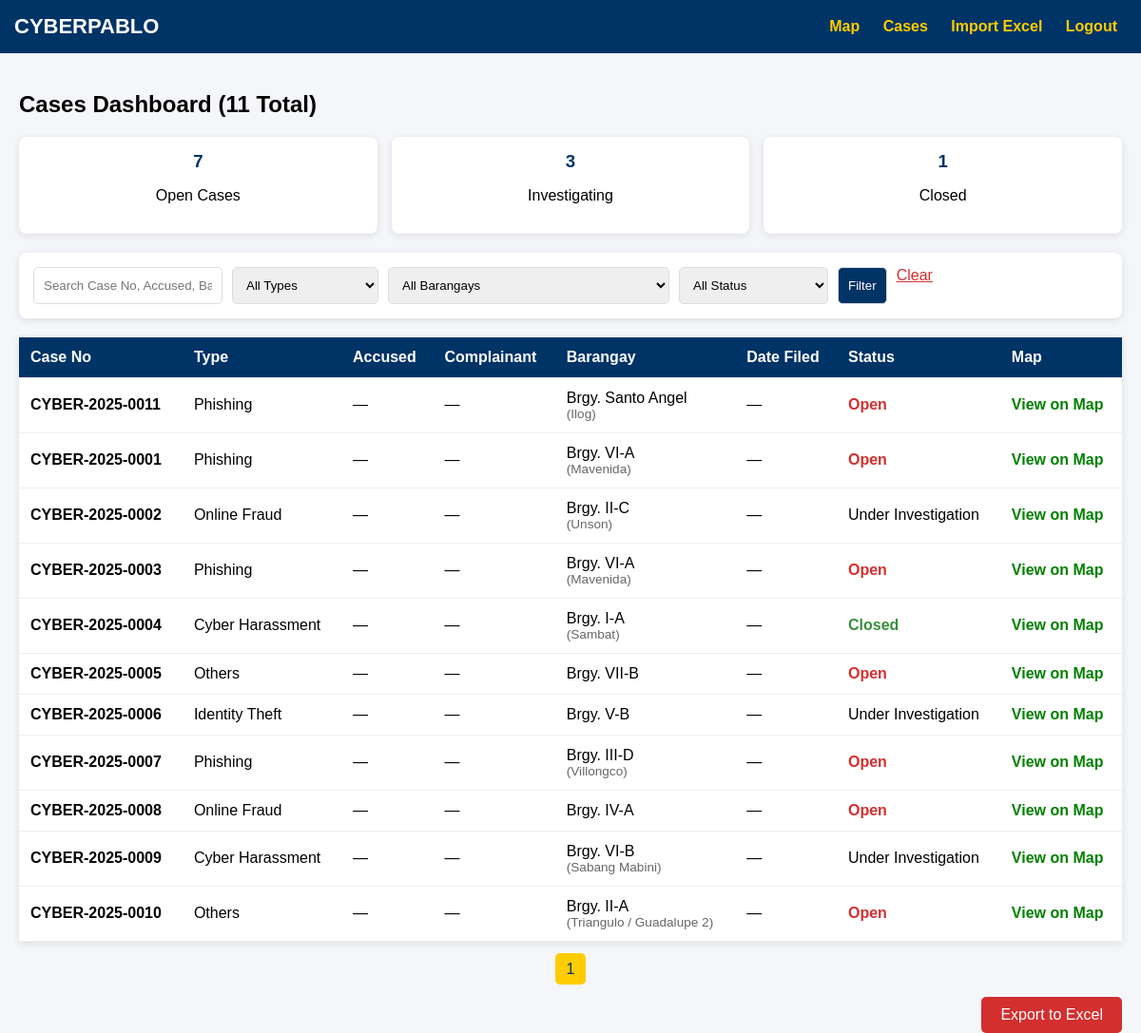
/pages/cases.php (signed in), run on the app's committed database.
### tables this page shows
CREATE TABLE `incidents` (
  `id` int(11) NOT NULL,
  `case_no` varchar(30) NOT NULL,
  `incident_type` enum('Phishing','Online Fraud','Identity Theft','Cyber Harassment','Others') NOT NULL,
  `barangay` varchar(50) NOT NULL,
  `lat` decimal(9,6) NOT NULL,
  `lng` decimal(9,6) NOT NULL,
  `incident_date` date NOT NULL,
  `modus_operandi` text DEFAULT NULL,
  `hashed_victim_id` varchar(64) DEFAULT NULL,
  `status` enum('Open','Under Investigation','Closed') DEFAULT 'Open',
  `created_at` datetime DEFAULT current_timestamp(),
  `updated_at` datetime DEFAULT current_timestamp() ON UPDATE current_timestamp(),
  `branch` varchar(100) DEFAULT NULL,
  `accused` text DEFAULT NULL,
  `accused_address` text DEFAULT NULL,
  `accused_contact` varchar(20) DEFAULT NULL,
  `complainant` text DEFAULT NULL,
  `complainant_address` text DEFAULT NULL,
  `complainant_contact` varchar(20) DEFAULT NULL,
  `nps_docket` varchar(50) DEFAULT NULL,
  `offense_crime` varchar(255) DEFAULT NULL,
  `date_committed` datetime DEFAULT NULL,
  `date_filed` date DEFAULT NULL,
  `bail_recommended` decimal(12,2) DEFAULT NULL,
  `prosecutor` varchar(100) DEFAULT NULL,
  `received_by` varchar(100) DEFAULT NULL,
  `received_date` datetime DEFAULT NULL,
  `returned_to` varchar(100) DEFAULT NULL,
  `returned_date` datetime DEFAULT NULL
);

CREATE TABLE `barangays` (
  `id` int(11) NOT NULL,
  `official_name` varchar(100) NOT NULL,
  `alt_name` varchar(100) DEFAULT NULL,
  `lat` decimal(9,6) NOT NULL,
  `lng` decimal(9,6) NOT NULL
);

### pages/cases.php (the view, shortened to what this page needs)
<?php
require_once 'config/connection.php';
$search = trim($_GET['search'] ?? '');
$type = $_GET['type'] ?? '';
$barangay = $_GET['barangay'] ?? '';
$status = $_GET['status'] ?? '';
$page = max(1, (int)($_GET['page'] ?? 1));
$limit = 25;
$offset = ($page - 1) * $limit;
$sql = "SELECT i.*, b.lat, b.lng, b.official_name, b.alt_name
        FROM incidents i
        LEFT JOIN barangays b ON (
            i.barangay = b.official_name OR
            i.barangay = b.alt_name OR
            i.barangay = REPLACE(b.official_name, 'Brgy. ', '') OR
            i.barangay = REPLACE(b.alt_name, 'Brgy. ', '')
        )
        WHERE 1=1";
$params = []; $types = "";
$count_sql = preg_replace('/SELECT i\.\*, b\.lat, b\.lng, b\.official_name, b\.alt_name/', 'SELECT COUNT(*)', $sql);
$count_stmt = $conn->prepare($count_sql);
$count_stmt->execute();
$total = $count_stmt->get_result()->fetch_row()[0];
$pages = ceil($total / $limit);
$sql .= " ORDER BY i.incident_date DESC LIMIT ? OFFSET ?";
$params[] = $limit; $params[] = $offset; $types .= "ii";
$stmt = $conn->prepare($sql);
$stmt->bind_param($types, ...$params);
$stmt->execute();
$result = $stmt->get_result();
?>
<!DOCTYPE html>
<html>
<head>
    <link rel="stylesheet" href="https://unpkg.com/leaflet@1.9.4/dist/leaflet.css" />
</head>
<body>
    <div class="header">
        <h1>CYBERPABLO</h1>
        <div class="nav">
            <a href="dashboard.php">Map</a>
            <a href="cases.php">Cases</a>
            <?php if ($_SESSION['role'] === 'admin'): ?>
                <a href="import_excel.php">Import Excel</a>
            <?php endif; ?>
            <a href="logout.php">Logout</a>
        </div>
    </div>
    <div class="container">
        <h2>Cases Dashboard (<?= $total ?> Total)</h2>
        <div class="stats">
            <div class="stat-box">
                <h3><?= $conn->query("SELECT COUNT(*) FROM incidents WHERE status='Open'")->fetch_row()[0] ?></h3>
                <p>Open Cases</p>
            </div>
            <div class="stat-box">
                <h3><?= $conn->query("SELECT COUNT(*) FROM incidents WHERE status='Under Investigation'")->fetch_row()[0] ?></h3>
                <p>Investigating</p>
            </div>
            <div class="stat-box">
                <h3><?= $conn->query("SELECT COUNT(*) FROM incidents WHERE status='Closed'")->fetch_row()[0] ?></h3>
                <p>Closed</p>
            </div>
        </div>
        <div class="filters">
            <form method="GET" style="display: flex; gap: 10px; flex: 1;">
                <input type="text" name="search" placeholder="Search Case No, Accused, Barangay..." value="<?= htmlspecialchars($search) ?>">
                <select name="type">
                    <option value="">All Types</option>
                </select>
                <select name="barangay">
                    <option value="">All Barangays</option>
                </select>
                <select name="status">
                    <option value="">All Status</option>
                </select>
                <button type="submit">Filter</button>
                <a href="cases.php" style="color:#d32f2f;">Clear</a>
            </form>
        </div>
        <table>
            <tr>
                <th>Case No</th>
                <th>Type</th>
                <th>Accused</th>
                <th>Complainant</th>
                <th>Barangay</th>
                <th>Date Filed</th>
                <th>Status</th>
                <th>Map</th>
            </tr>
            <?php while ($row = $result->fetch_assoc()): ?>
            <tr onclick="showOnMap(<?= $row['lat'] ?? 14.0702 ?>, <?= $row['lng'] ?? 121.3256 ?>, '<?= addslashes($row['case_no']) ?>')">
                <td><strong><?= $row['case_no'] ?></strong></td>
                <td><?= $row['incident_type'] ?></td>
                <td><?= htmlspecialchars($row['accused'] ?? '—') ?></td>
                <td><?= htmlspecialchars($row['complainant'] ?? '—') ?></td>
                <td>
                    <?= htmlspecialchars($row['official_name'] ?? $row['barangay']) ?>
                    <?php if ($row['alt_name'] && $row['official_name']): ?>
                        <div class="alt-name">(<?= $row['alt_name'] ?>)</div>
                    <?php endif; ?>
                </td>
                <td><?= $row['date_filed'] ? date('M d, Y', strtotime($row['date_filed'])) : '—' ?></td>
                <td>
                    <span class="status-<?= strtolower(str_replace(' ', '-', $row['status'])) ?>">
                        <?= $row['status'] ?>
                    </span>
                </td>
                <td>
                    <?php if ($row['lat'] && $row['lng']): ?>
                        <a href="dashboard.php?lat=<?= $row['lat'] ?>&lng=<?= $row['lng'] ?>&case=<?= urlencode($row['case_no']) ?>"
                           style="color:green; text-decoration:none; font-weight:bold;">
                            View on Map
                        </a>
                    <?php else: ?>
                        <span style="color:orange;">No GPS</span>
                    <?php endif; ?>
                </td>
            </tr>
            <?php endwhile; ?>
        </table>
        <div class="pagination">
            <?php for ($i = 1; $i <= $pages; $i++): ?>
                <a href="?page=<?= $i ?>&search=<?= urlencode($search) ?>&type=<?= $type ?>&barangay=<?= $barangay ?>&status=<?= $status ?>"
                   class="<?= $i==$page?'active':'' ?>"><?= $i ?></a>
            <?php endfor; ?>
        </div>
        <a href="export_cases.php" class="export">Export to Excel</a>
    </div>
</body>
</html>

### pages/cases.php (style rules this page uses)
body { margin: 0; font-family: Arial; background: #f4f6f9; }
.header { background: #003366; color: white; padding: 15px; display: flex; justify-content: space-between; align-items: center; }
.header h1 { margin: 0; font-size: 22px; }
.nav a { color: #ffcc00; margin: 0 10px; text-decoration: none; font-weight: bold; }
.container { padding: 20px; }
.stats { display: flex; gap: 15px; margin-bottom: 20px; }
.stat-box { background: white; padding: 15px; border-radius: 8px; box-shadow: 0 2px 8px rgba(0,0,0,0.1); flex: 1; text-align: center; }
.stat-box h3 { margin: 0; color: #003366; }
.filters { background: white; padding: 15px; border-radius: 8px; margin-bottom: 20px; box-shadow: 0 2px 8px rgba(0,0,0,0.1); display: flex; gap: 10px; flex-wrap: wrap; align-items: center; }
.filters input, .filters select, .filters button { padding: 10px; border: 1px solid #ddd; border-radius: 5px; }
.filters button { background: #003366; color: white; cursor: pointer; }
table { width: 100%; border-collapse: collapse; background: white; box-shadow: 0 2px 8px rgba(0,0,0,0.1); }
th, td { padding: 12px; text-align: left; border-bottom: 1px solid #eee; }
th { background: #003366; color: white; }
.status-open { color: #d32f2f; font-weight: bold; }
.status-closed { color: #388e3c; font-weight: bold; }
.pagination { text-align: center; margin: 20px 0; }
.pagination a { margin: 0 5px; padding: 8px 12px; background: #003366; color: white; text-decoration: none; border-radius: 5px; }
.pagination a.active { background: #ffcc00; color: #003366; }
.export { background: #d32f2f; color: white; padding: 10px 20px; border-radius: 5px; text-decoration: none; float: right; }
.alt-name { font-size: 0.85em; color: #666; }

### data on the page
incidents: case_no "CYBER-2025-0011", incident_type "Phishing", accused "—", complainant "—", barangays.official_name "Brgy. Santo Angel", barangays.alt_name "Ilog", status "Open"
incidents: case_no "CYBER-2025-0001", incident_type "Phishing", accused "—", complainant "—", barangays.official_name "Brgy. VI-A", barangays.alt_name "Mavenida", status "Open"
incidents: case_no "CYBER-2025-0002", incident_type "Online Fraud", accused "—", complainant "—", barangays.official_name "Brgy. II-C", barangays.alt_name "Unson", status "Under Investigation"
incidents: case_no "CYBER-2025-0003", incident_type "Phishing", accused "—", complainant "—", barangays.official_name "Brgy. VI-A", barangays.alt_name "Mavenida", status "Open"
incidents: case_no "CYBER-2025-0004", incident_type "Cyber Harassment", accused "—", complainant "—", barangays.official_name "Brgy. I-A", barangays.alt_name "Sambat", status "Closed"
incidents: case_no "CYBER-2025-0005", incident_type "Others", accused "—", complainant "—", barangays.official_name "Brgy. VII-B", status "Open"
incidents: case_no "CYBER-2025-0006", incident_type "Identity Theft", accused "—", complainant "—", barangays.official_name "Brgy. V-B", status "Under Investigation"
incidents: case_no "CYBER-2025-0007", incident_type "Phishing", accused "—", complainant "—", barangays.official_name "Brgy. III-D", barangays.alt_name "Villongco", status "Open"
incidents: case_no "CYBER-2025-0008", incident_type "Online Fraud", accused "—", complainant "—", barangays.official_name "Brgy. IV-A", status "Open"
incidents: case_no "CYBER-2025-0009", incident_type "Cyber Harassment", accused "—", complainant "—", barangays.official_name "Brgy. VI-B", barangays.alt_name "Sabang Mabini", status "Under Investigation"
incidents: case_no "CYBER-2025-0010", incident_type "Others", accused "—", complainant "—", barangays.official_name "Brgy. II-A", barangays.alt_name "Triangulo / Guadalupe 2", status "Open"

### other printed values
$total "11"
